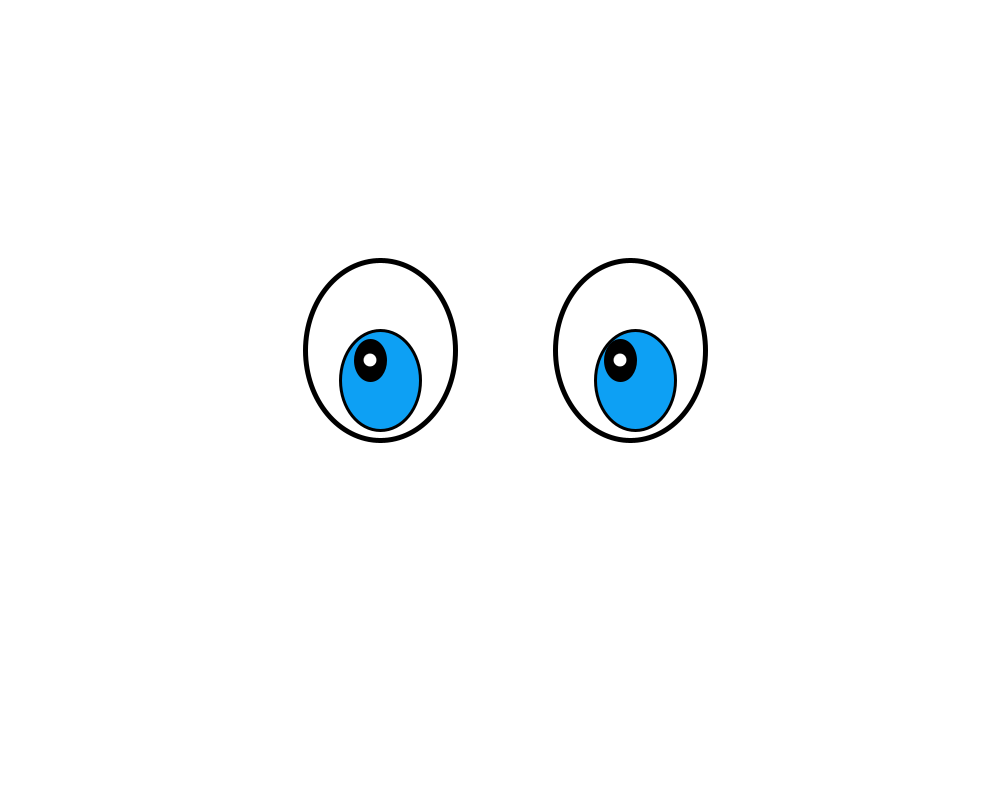
Frame 1 (no input)
Frame 60 (the mouse pressed at the canvas centre just before this capture): identical to frame 1, image omitted
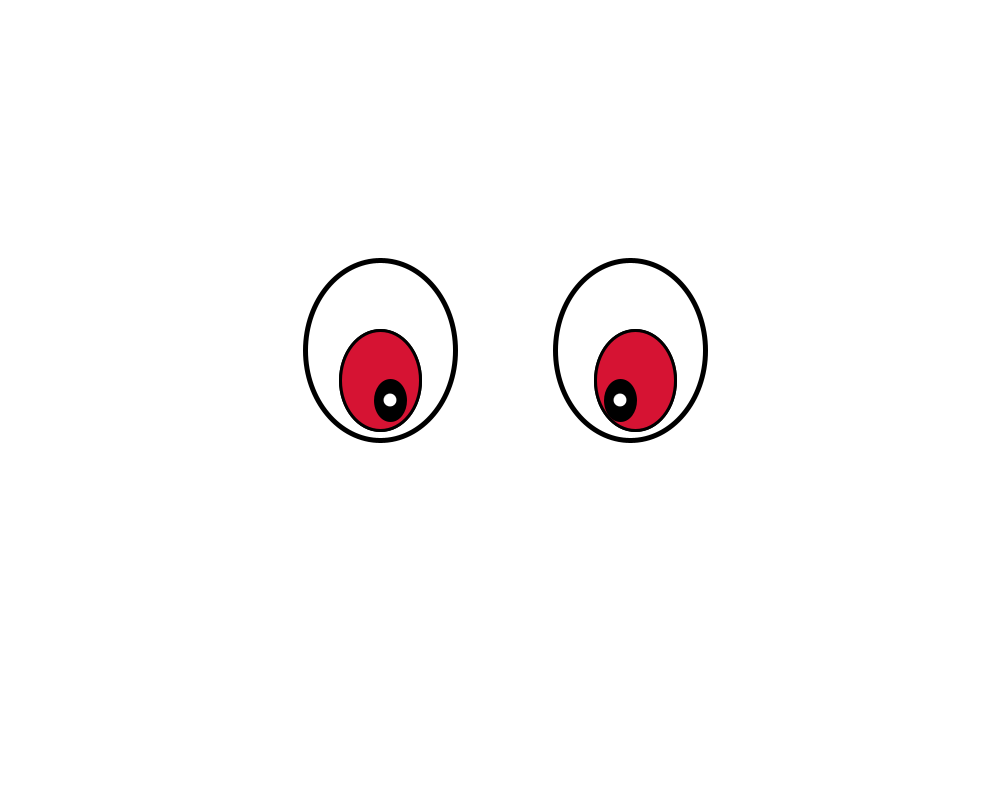
Frame 120 (the mouse held since frame 60 and released just before this capture)

The Processing sketch that drew these frames (run headless with seeded random() and noise(); from frame 60 on, the mouse is pressed at the canvas centre):

// Processing sketch: processing_48317
// ── processing_48317.pde

//Interactive eyes

void setup () {
  size (1000, 800);
  smooth ();
 
}

void draw (){
  
  // Eyes shapes
  background (255);
  
  
  
     
  float X = constrain(mouseX, 370, 390);
  float Y = constrain(mouseY, 360, 400);
  float A = constrain(mouseX, 620, 640);
  float B = constrain(mouseY, 360, 400);
   

    fill (255);
    strokeWeight (5);
  ellipse (380, 350, 150, 180);
  strokeWeight (5);
  ellipse (630, 350, 150, 180);

 //Blue Eyes
 fill (13, 160, 244); 
  strokeWeight (3);
  ellipse (380, 380, 80, 100);
   ellipse (635, 380, 80, 100);
   
   
   //Eyes color change from blue to red
   
   if (mousePressed == true)  {
     
  fill (214, 19, 51);
   strokeWeight (3);
  ellipse (380, 380, 80, 100);
   ellipse (635, 380, 80, 100);
   
   } 
  
  //Black Pupils
  fill (0);
  ellipse (X, Y, 30, 40);
    ellipse (A, B, 30, 40);
    
    
// White Pupils
fill (255, 255, 255);
strokeWeight (0);
ellipse (X, Y, 13, 13);
ellipse (A, B, 13, 13); 


}


                
                                
